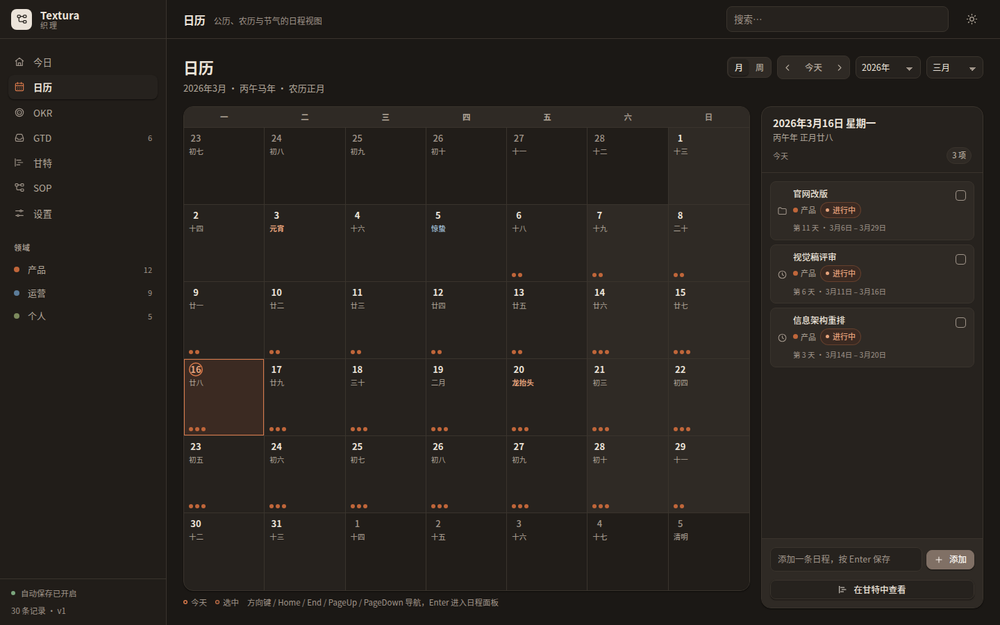
#> input picture cangjie/tools/parity/ref/calendar-dark.png, 1000 x 625 px, shrunk from 1440 x 900 before the run
$ python metrics.py ref ref
#> lines starting #> are read from the running program, lines starting #| are printed output that depends on the picture; after the words box and inside, x2 and y2 are one past the last pixel; in counts of white or black regions, pixels touching at a corner belong together
#!/usr/bin/env python3
"""Two-tier parity metrics: raw pixels + 1px-Gaussian-blurred (visual) metrics.

`diff.py` answers "how far apart are the raw pixels". This script adds the
*visual* tier used by the acceptance protocol in `docs/PARITY.md` §2 and the
worst-residual-block localization used in `docs/PARITY-RESULTS.md`.

For every `<name>.png` pair in REF/OUT it reports:

  raw       different-pixel %, mean/max ΔRGB, ΔRGB<=32 share, block SSIM  (= diff.py)
  blurred   same numbers after a sigma=1.0 (radius 3) Gaussian blur on both
            images. This removes the LCD subpixel-antialiasing colour fringes
            that Chromium emits and FreeType grayscale AA does not.
  blocks    the 3 worst 90x90 tiles by mean ΔRGB, with coordinates and the
            share of pixels in that tile that exceed ΔRGB=32.
  structure whether every luminance edge in one image has a counterpart within
            1px in the other (both directions), plus the best global shift.
            This is the objective form of the protocol's "element boundaries,
            row heights, column widths and 1px rules agree within 1px".

Metrics are computed here rather than imported from `diff.py` so that a change
to the frozen CLI of `diff.py` cannot silently alter the numbers quoted in
`docs/PARITY-RESULTS.md`.

Exit status: 0 when every pair clears the protocol thresholds
(blurred SSIM >= 0.95 and raw ΔRGB<=32 share >= 0.95), else 1.

Requires only Pillow + numpy.
"""
from __future__ import annotations

import argparse
import json
import math
import sys
from pathlib import Path

import numpy as np
from PIL import Image

# SSIM stabilisers for 8-bit dynamic range (C1 = (0.01*L)^2, C2 = (0.03*L)^2).
C1 = (0.01 * 255) ** 2
C2 = (0.03 * 255) ** 2

RAW_MIN_WITHIN = 0.95  # protocol: ΔRGB<=32 for >= 95% of pixels
BLUR_MIN_SSIM = 0.95  # protocol: blurred SSIM >= 0.95
BLOCK = 90  # tile size for worst-region localization


def load_rgb(path: Path) -> np.ndarray:
    with Image.open(path) as image:
        return np.asarray(image.convert("RGB"), dtype=np.uint8)


def gaussian_kernel(sigma: float = 1.0) -> np.ndarray:
    radius = max(1, int(math.ceil(3.0 * sigma)))
    taps = np.arange(-radius, radius + 1, dtype=np.float64)
    kernel = np.exp(-(taps**2) / (2.0 * sigma * sigma))
    return kernel / kernel.sum()


def blur(image: np.ndarray, sigma: float = 1.0) -> np.ndarray:
    """Separable Gaussian blur, edge-replicated, float64 in / uint8 out."""
    kernel = gaussian_kernel(sigma)
    radius = len(kernel) // 2
    work = image.astype(np.float64)
    padded = np.pad(work, ((radius, radius), (0, 0), (0, 0)), mode="edge")
    work = sum(kernel[i] * padded[i : i + work.shape[0], :, :] for i in range(len(kernel)))
    padded = np.pad(work, ((0, 0), (radius, radius), (0, 0)), mode="edge")
    work = sum(kernel[i] * padded[:, i : i + work.shape[1], :] for i in range(len(kernel)))
    return np.clip(np.rint(work), 0, 255).astype(np.uint8)


def block_ssim(reference: np.ndarray, candidate: np.ndarray, size: int = 8) -> float:
    """Mean 8x8 block SSIM over grayscale (identical maths to diff.py)."""
    ref = reference.astype(np.float64).mean(axis=2)
    out = candidate.astype(np.float64).mean(axis=2)
    height, width = ref.shape
    h = (height // size) * size
    w = (width // size) * size
    if h == 0 or w == 0:
        return 0.0
    ref = ref[:h, :w].reshape(h // size, size, w // size, size)
    out = out[:h, :w].reshape(h // size, size, w // size, size)
    ref_mean = ref.mean(axis=(1, 3))
    out_mean = out.mean(axis=(1, 3))
    ref_var = ref.var(axis=(1, 3))
    out_var = out.var(axis=(1, 3))
    covariance = ((ref - ref_mean[:, None, :, None]) * (out - out_mean[:, None, :, None])).mean(axis=(1, 3))
    numerator = (2 * ref_mean * out_mean + C1) * (2 * covariance + C2)
    denominator = (ref_mean**2 + out_mean**2 + C1) * (ref_var + out_var + C2)
    return float((numerator / denominator).mean())


def pixel_stats(reference: np.ndarray, candidate: np.ndarray, max_delta: int) -> dict:
    delta = np.abs(reference.astype(np.int16) - candidate.astype(np.int16)).max(axis=2)
    total = int(delta.size)
    return {
        "different_ratio": int(np.count_nonzero(delta > 0)) / total,
        "mean_delta_rgb": float(delta.mean()),
        "max_delta_rgb": int(delta.max()),
        "within_tolerance_ratio": int(np.count_nonzero(delta <= max_delta)) / total,
        "ssim": block_ssim(reference, candidate),
        "delta": delta,
    }


def worst_blocks(delta: np.ndarray, max_delta: int, count: int = 3) -> list[dict]:
    """Rank --tile-- blocks by mean ΔRGB (not by SSIM) to localise residuals."""
    height, width = delta.shape
    rows = (height + BLOCK - 1) // BLOCK
    cols = (width + BLOCK - 1) // BLOCK
    ranked = []
    for row in range(rows):
        for col in range(cols):
            tile = delta[row * BLOCK : (row + 1) * BLOCK, col * BLOCK : (col + 1) * BLOCK]
            if tile.size == 0:
                continue
            ranked.append(
                {
                    "x": col * BLOCK,
                    "y": row * BLOCK,
                    "w": int(tile.shape[1]),
                    "h": int(tile.shape[0]),
                    "mean_delta_rgb": float(tile.mean()),
                    "over_tolerance_ratio": float(np.count_nonzero(tile > max_delta)) / tile.size,
                }
            )
    ranked.sort(key=lambda entry: entry["mean_delta_rgb"], reverse=True)
    return ranked[:count]


def edge_mask(image: np.ndarray, threshold: int = 12) -> np.ndarray:
    """Binary luminance-gradient mask; tolerates ±1 LSB noise via `threshold`."""
    gray = image.astype(np.int16).mean(axis=2)
    dx = np.zeros_like(gray)
    dy = np.zeros_like(gray)
    dx[:, 1:] = np.abs(gray[:, 1:] - gray[:, :-1])
    dx[:, 1:] += np.abs(gray[:, 1:] - gray[:, :-1])  # both sides of the step
    dy[1:, :] = np.abs(gray[1:, :] - gray[:-1, :])
    dy[1:, :] += np.abs(gray[1:, :] - gray[:-1, :])
    return (dx > threshold) | (dy > threshold)


def dilate(mask: np.ndarray, radius: int = 1) -> np.ndarray:
    """Chebyshev dilation by `radius` pixels (8-connectivity for radius 1)."""
    out = mask.copy()
    padded = np.pad(mask, radius, mode="constant", constant_values=False)
    height, width = mask.shape
    for dy in range(-radius, radius + 1):
        for dx in range(-radius, radius + 1):
            out |= padded[radius + dy : radius + dy + height, radius + dx : radius + dx + width]
    return out


def shift(mask: np.ndarray, dx: int, dy: int) -> np.ndarray:
    """Translate `mask` by (dx, dy); vacated border stays False."""
    out = np.zeros_like(mask)
    height, width = mask.shape
    dst_y = slice(max(dy, 0), height + min(dy, 0))
    dst_x = slice(max(dx, 0), width + min(dx, 0))
    src_y = slice(max(-dy, 0), height + min(-dy, 0))
    src_x = slice(max(-dx, 0), width + min(-dx, 0))
    out[dst_y, dst_x] = mask[src_y, src_x]
    return out


def structural_stats(reference: np.ndarray, candidate: np.ndarray) -> dict:
    ref_edges = edge_mask(reference)
    out_edges = edge_mask(candidate)
    if ref_edges.sum() == 0 or out_edges.sum() == 0:
        return {"ref_edges": int(ref_edges.sum()), "out_edges": int(out_edges.sum()), "coverage_1px": 0.0}
    # "within 1px": each edge pixel needs a counterpart in the 3x3 neighbourhood.
    ref_cover = float((ref_edges & dilate(out_edges)).sum()) / float(ref_edges.sum())
    out_cover = float((out_edges & dilate(ref_edges)).sum()) / float(out_edges.sum())
    # Exact-match coverage per global shift; the best shift must be (0, 0) for
    # there to be no systematic 1px layout offset.
    shifts = []
    for dy in range(-2, 3):
        for dx in range(-2, 3):
            shifted = shift(out_edges, dx, dy)
            exact = float((ref_edges & shifted).sum()) / float(ref_edges.sum())
            shifts.append((exact, dx, dy))
    shifts.sort(reverse=True)
    return {
        "ref_edges": int(ref_edges.sum()),
        "out_edges": int(out_edges.sum()),
        "ref_covered_within_1px": ref_cover,
        "out_covered_within_1px": out_cover,
        "best_exact_shift": {"dx": shifts[0][1], "dy": shifts[0][2], "exact_ratio": shifts[0][0]},
        "zero_shift_exact_ratio": next(entry[0] for entry in shifts if entry[1] == 0 and entry[2] == 0),
    }


def gradient_masks(image: np.ndarray, threshold: int = 18) -> tuple[np.ndarray, np.ndarray]:
    """(vertical_step_mask, horizontal_step_mask): rows vs columns of a luminance step."""
    gray = image.astype(np.int16).mean(axis=2)
    horizontal = np.zeros_like(gray)  # step along y -> a horizontal rule
    vertical = np.zeros_like(gray)  # step along x -> a vertical rule
    horizontal[1:, :] = np.abs(gray[1:, :] - gray[:-1, :])
    vertical[:, 1:] = np.abs(gray[:, 1:] - gray[:, :-1])
    return vertical > threshold, horizontal > threshold


def long_lines(mask: np.ndarray, min_run: int = 300) -> list[float]:
    """Centres of rows/columns that contain a straight run of >= `min_run` steps.

    A 1px rule or panel border produces one such run; a glyph stroke does not.
    Runs are grouped within 1px so an antialiased 1px line counts once.
    """
    hits = []
    for index in range(mask.shape[0]):
        line = mask[index, :]
        if not line.any():
            continue
        edges = np.flatnonzero(np.diff(np.concatenate(([0], line.astype(np.int8), [0]))))
        if edges.size and int((edges[1::2] - edges[0::2]).max()) >= min_run:
            hits.append(float(index))
    grouped: list[float] = []
    for value in hits:
        if grouped and value - grouped[-1] <= 1.0:
            grouped[-1] = (grouped[-1] + value) / 2.0
        else:
            grouped.append(value)
    return grouped


def match_lines(reference: list[float], candidate: list[float], tolerance: float = 2.0) -> dict:
    deltas = []
    only_ref = []
    for value in reference:
        near = [other for other in candidate if abs(other - value) <= tolerance]
        if near:
            deltas.append(min(abs(other - value) for other in near))
        else:
            only_ref.append(value)
    only_candidate = [other for other in candidate if not any(abs(other - value) <= tolerance for value in reference)]
    return {
        "matched": len(deltas),
        "max_delta": max(deltas) if deltas else 0.0,
        "ref_only": only_ref,
        "candidate_only": only_candidate,
    }


def rule_stats(reference: np.ndarray, candidate: np.ndarray) -> dict:
    """Registration of long straight rules (borders, 1px lines, gridlines)."""
    ref_v, ref_h = gradient_masks(reference)
    out_v, out_h = gradient_masks(candidate)
    rows = match_lines(long_lines(ref_h), long_lines(out_h))
    cols = match_lines(long_lines(ref_v.T), long_lines(out_v.T))
    return {
        "horizontal_rules": rows,
        "vertical_rules": cols,
        "max_matched_delta_px": max(rows["max_delta"], cols["max_delta"]),
        "rules_on_one_side_only": len(rows["ref_only"]) + len(rows["candidate_only"]) + len(cols["ref_only"]) + len(cols["candidate_only"]),
    }


def measure(reference_path: Path, candidate_path: Path, max_delta: int) -> dict:
    reference = load_rgb(reference_path)
    candidate = load_rgb(candidate_path)
    if reference.shape != candidate.shape:
        raise SystemExit(
            f"size mismatch for {reference_path.name}: {reference.shape[1]}x{reference.shape[0]} "
            f"vs {candidate.shape[1]}x{candidate.shape[0]}"
        )
    raw = pixel_stats(reference, candidate, max_delta)
    smoothed = pixel_stats(blur(reference), blur(candidate), max_delta)
    blocks = worst_blocks(raw.pop("delta"), max_delta)
    smoothed.pop("delta")
    structure = structural_stats(reference, candidate)
    structure["rules"] = rule_stats(reference, candidate)
    passed = (
        smoothed["ssim"] >= BLUR_MIN_SSIM
        and raw["within_tolerance_ratio"] >= RAW_MIN_WITHIN
    )
    return {
        "name": reference_path.stem,
        "reference": str(reference_path),
        "candidate": str(candidate_path),
        "raw": raw,
        "blurred": smoothed,
        "structure": structure,
        "worst_blocks": blocks,
        "passed": passed,
    }


def resolve_pairs(reference: Path, candidate: Path, theme: str | None) -> list[tuple[Path, Path]]:
    if reference.is_dir() and candidate.is_dir():
        names = sorted(
            path.name
            for path in reference.glob("*.png")
            if (candidate / path.name).exists() and (theme is None or path.name.endswith(f"-{theme}.png"))
        )
        if not names:
            raise SystemExit(f"no matching PNG filenames in {reference} and {candidate}")
        return [(reference / name, candidate / name) for name in names]
    if reference.is_file() and candidate.is_file():
        return [(reference, candidate)]
    raise SystemExit("REF and OUT must both be files or both be directories")


def main() -> int:
    parser = argparse.ArgumentParser(description="Two-tier Cangjie parity metrics (raw + 1px blur)")
    parser.add_argument("reference", type=Path, help="reference PNG or directory")
    parser.add_argument("candidate", type=Path, help="candidate PNG or directory")
    parser.add_argument("--theme", choices=("light", "dark"), default=None)
    parser.add_argument("--max-delta", type=int, default=32)
    parser.add_argument("--json", type=Path, default=None, help="write the full report as JSON")
    args = parser.parse_args()

    results = [measure(ref, out, args.max_delta) for ref, out in resolve_pairs(args.reference, args.candidate, args.theme)]
#> in load_rgb, image is the input picture: PIL image 1000x625 RGB; mean R, G, B 39.1, 34.7, 30.4
#> in block_ssim, `numerator = (2 * ref_mean * out_mean + C1) * (2 * covariance + C2)`:
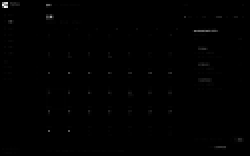
#> numerator: shape (78, 125) float64 (shown 2 times larger); min 67309.7, max 902735246.7, mean 3430547.6; drawn with min black and max white
#> in measure, `raw = pixel_stats(reference, candidate, max_delta)`: raw = 6 items
#> in blur, `padded = np.pad(work, ((radius, radius), (0, 0), (0, 0)), mode="edge")`:
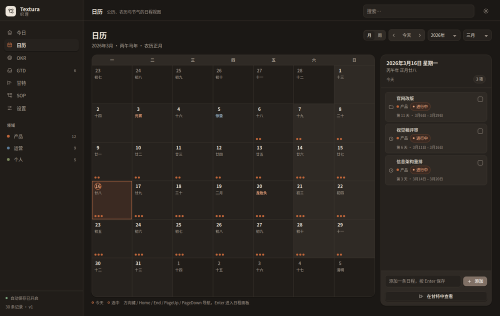
#> padded: shape (631, 1000, 3) float64 (shown at 1/2 size); mean R, G, B 39, 34.6, 30.3
#> after the loop in worst_blocks, `for row in range(rows):`: ranked = 84 items
#> in measure, `blocks = worst_blocks(raw.pop("delta"), max_delta)`: blocks = 3 items
#> in edge_mask, `return (dx > threshold) | (dy > threshold)`:
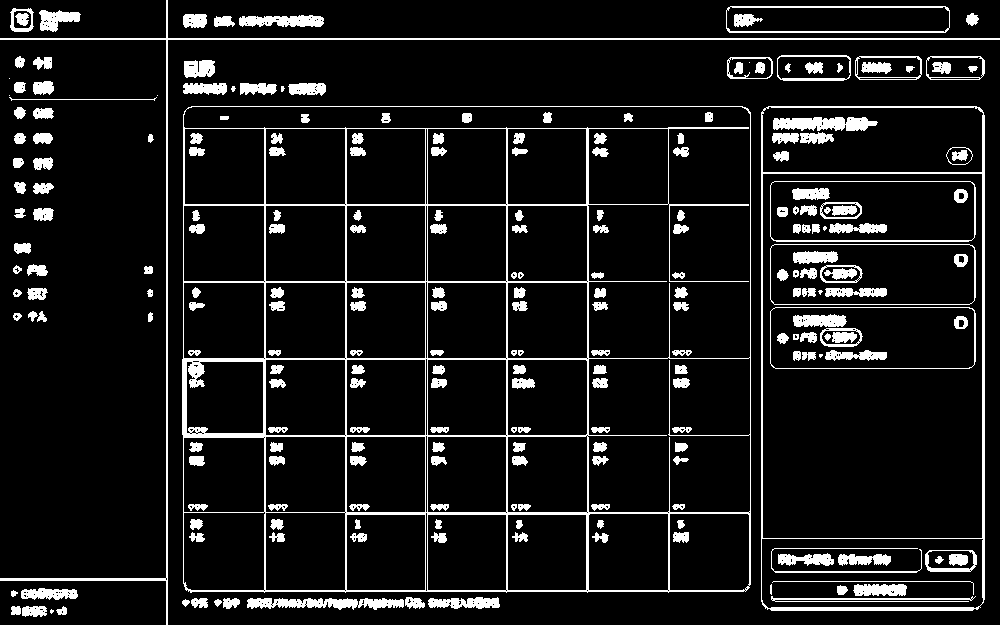
#> returned value: shape (625, 1000) bool; 9.7% white; 247 white regions (9 under 20 px), largest, box (x1, y1, x2, y2) and area: (182, 106, 751, 593) 14942, (761, 106, 985, 611) 4332, (0, 0, 1000, 625) 3742
#> after the loop in dilate, `for dy in range(-radius, radius + 1):`:
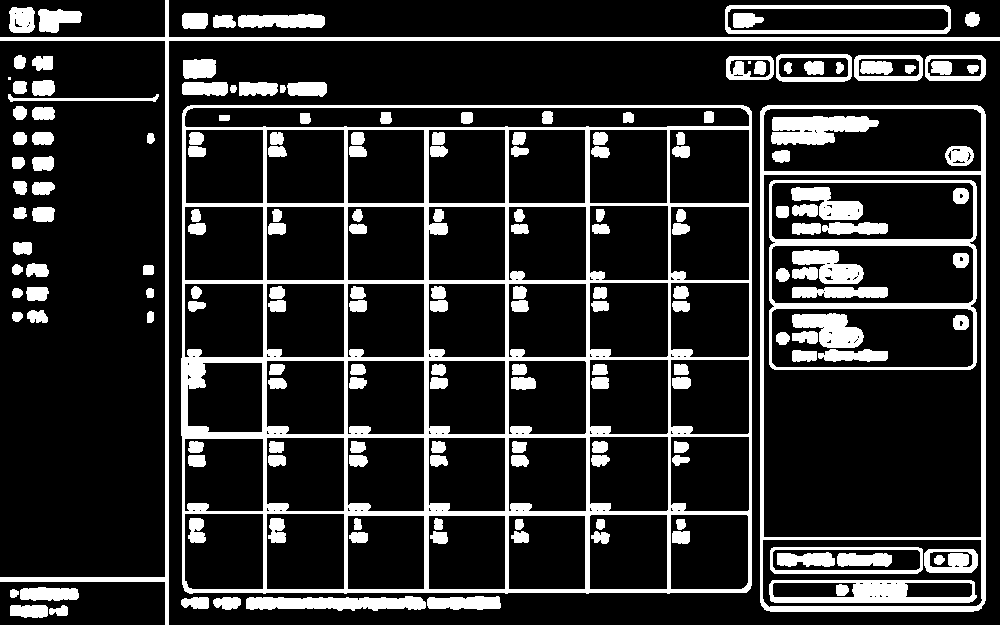
#> out: shape (625, 1000) bool; 17.5% white; 179 white regions (2 under 20 px), largest, box (x1, y1, x2, y2) and area: (181, 105, 752, 594) 35121, (760, 105, 986, 612) 8113, (0, 0, 1000, 625) 7309
#> in structural_stats, `ref_cover = float((ref_edges & dilate(out_edges)).sum()) / float(ref_e..`: ref_cover = 1
#> after the loop in structural_stats, `for dy in range(-2, 3):`: shifts = 25 items, first 6: (0.405, -2, -2), (0.482, -1, -2), (0.594, 0, -2), (0.484, 1, -2), (0.408, 2, -2), (0.539, -2, -1)
#> in measure, `structure = structural_stats(reference, candidate)`: structure = 6 items
#> in rule_stats, `ref_v, ref_h = gradient_masks(reference)`:
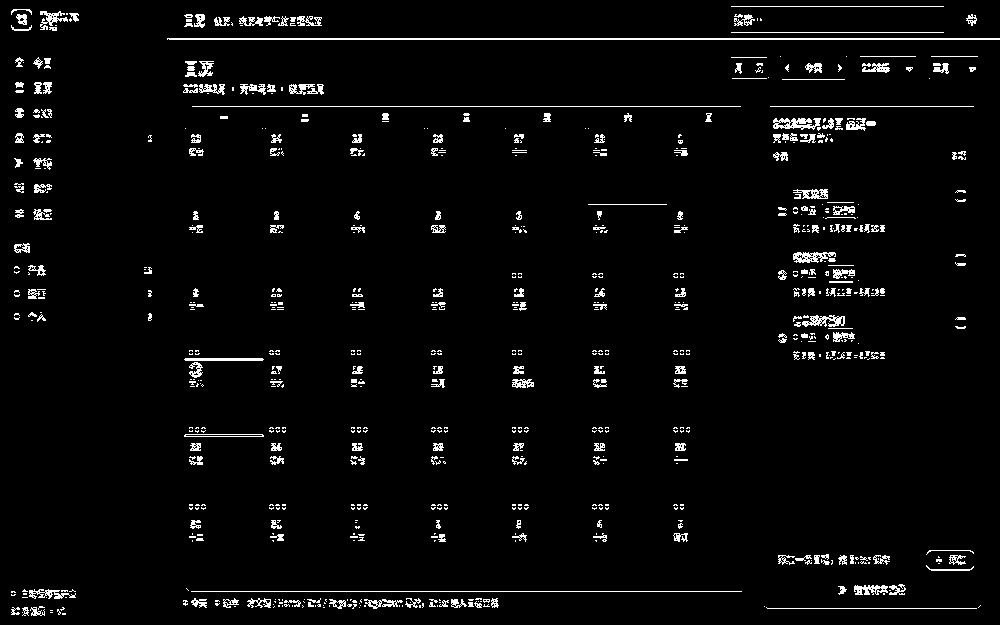
#> ref_h: shape (625, 1000) bool; 3.5% white in thin lines or dots
#> the loop in long_lines, `for index in range(mask.shape[0]):` made 625 passes
#> edges on passes 7, 10, 11: [731, 944], [13, 30], [12, 17, 26, 31]
#> after the loop in long_lines, `for index in range(mask.shape[0]):`: hits = [38, 39, 106, 591]
#> the loop in long_lines, `for value in hits:` made 4 passes
#> value on passes 1 to 4: 38, 39, 106, 591
#> after the loop in long_lines, `for value in hits:`: grouped = [38.5, 106, 591]
#> the loop in long_lines (call 2), `for index in range(mask.shape[0]):` made 625 passes
#> the loop in long_lines (call 2), `for value in hits:` made 4 passes
#> in match_lines, `deltas = []`: deltas = []
#> the loop in match_lines, `for value in reference:` made 3 passes
#> (value, near) on passes 1 to 3: (38.5, [38.5]), (106, [106]), (591, [591])
#> after the loop in match_lines, `for value in reference:`: deltas = [0, 0, 0]; only_ref = []
#> in rule_stats, `rows = match_lines(long_lines(ref_h), long_lines(out_h))`: rows = {'matched': 3, 'max_delta': 0, 'ref_only': [], 'candidate_only': []}
#> the loop in match_lines (call 2), `for value in reference:` made 4 passes
#> (value, near) on passes 1 to 4: (167, [167]), (183, [183]), (750, [750]), (761, [761])
#> in rule_stats, `cols = match_lines(long_lines(ref_v.T), long_lines(out_v.T))`: cols = {'matched': 4, 'max_delta': 0, 'ref_only': [], 'candidate_only': []}
#> in measure, `passed = ( smoothed["ssim"] >= BLUR_MIN_SSIM and raw["within_tolerance..`: passed = True
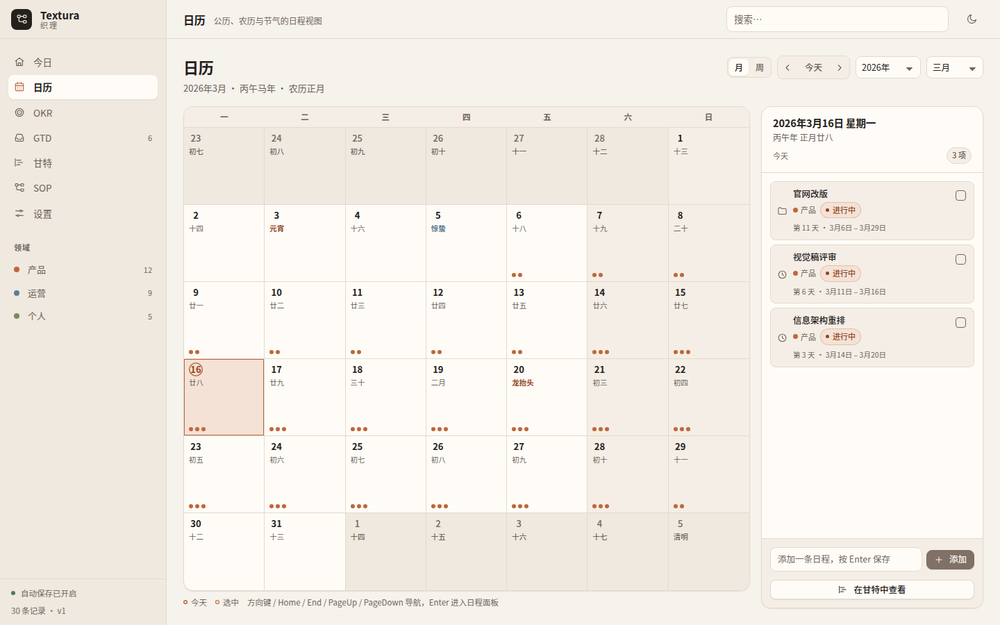
#> input picture cangjie/tools/parity/ref/calendar-light.png, 1000 x 625 px, shrunk from 1440 x 900 before the run
#> in load_rgb, image is the input picture: PIL image 1000x625 RGB; mean R, G, B 243.9, 238.9, 231.8
#> call 3 of blur, with sigma = 1
#> in blur (call 3), `padded = np.pad(work, ((radius, radius), (0, 0), (0, 0)), mode="edge")`:
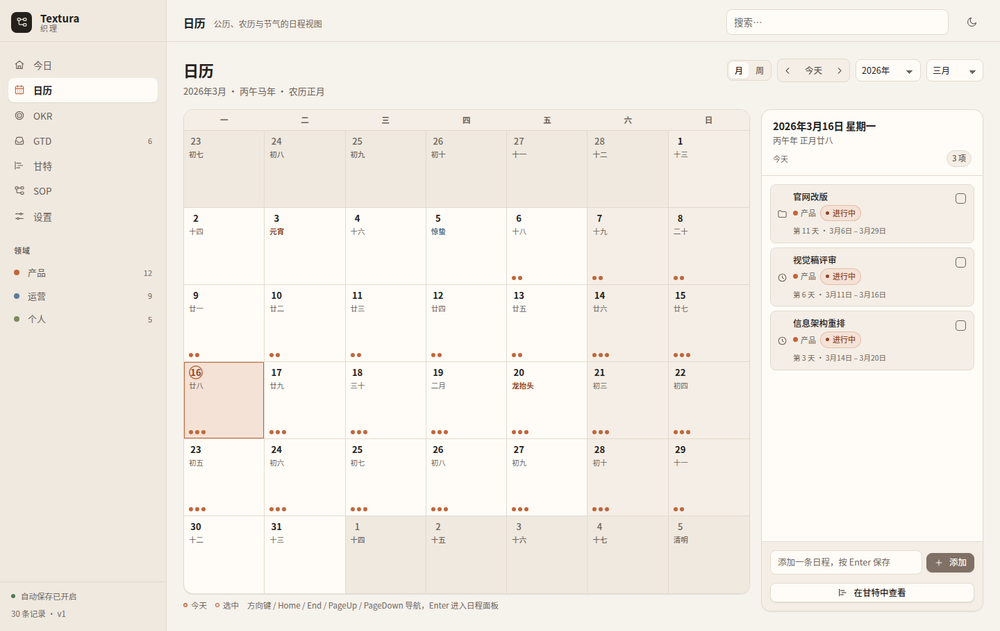
#> padded: shape (631, 1000, 3) float64; mean R, G, B 243.9, 238.9, 231.9
#> (the rest of the program and of its run is left out)
